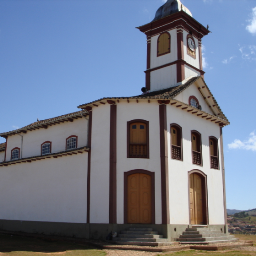
%> input picture trabalho-manipulacaoImagem/8d/serro.bmp, 256 x 256 px
$ octave filtro.m   (GNU Octave 9; MATLAB toolbox functions it lacks are replaced by stand-ins)
%> lines starting %> are read from the running program, lines starting %| are printed output that depends on the picture
### trabalho-manipulacaoImagem/8d/gaussian.m
function G = gaussian(n,s)
    m = floor(n/2);
    for h = -m:m
        for k = -m:m
            G(h+m+1,k+m+1) = exp(-((h)^2 + (k)^2)/(2*s^2));
        end
    end
    G = G/min(min(G));
    G = floor(G);
end


### trabalho-manipulacaoImagem/8d/filtrolinear.m
function IA = filtrolinear(C,A)
%Filtro depende da mascara para termos diferentes tipos de filtro.
%Passa Baixa: Filtram altas frequ阯cias (media)
%Passa Alta: Filtragem de baixas frequ阯cias (laplaciana)
%Passa-faixa - filtra a frequencia em uma determinada faixa.
    I = rgb2gray(C);
    [l,c] = size(I);
    n = size(A,1);
    m =floor(n/2);

    IA = zeros(l,c);
    I = double(I);
    for i = (m+1):(l-m)
        for j = (m+1):(c-m)
            for h = -m:m
                for k = -m:m
                    IA(i,j) = IA(i,j) + A(h+m+1,k+m+1)*I(i-h,j-k);
                end
            end
        end
    end
    if (sum(sum(A))>0)
        IA = IA/sum(sum(A));
    end
    IA = uint8(IA); %desconsidera o valores negativos.
    imshow([I IA]);
end

### trabalho-manipulacaoImagem/8d/freqfilter.m
function [F S] = freqfilter(A,minf, maxf)

    [l,c] = size(A);

    F = fft2(A); % tranformada de fourier de A
    F = fftshift(F);

    for i = 1:l
        for j= 1:c
            r = sqrt((l/2 - i)^2 + (c/2-j)^2);
            if ((r>minf) & (r<maxf))
                F(i,j) = 0; %elimina frequ阯cias
            end
        end
    end
    IF = ifft2(F); %tranforma inversa
    S = (log(abs(F) + 1)); % Mostra o espectro
    S = S/max(max(S))*255; %Mostra a trasnformada

    IF = abs(IF);
    %IF = fftshift(IF);

    imshow([A S IF]);

end

### trabalho-manipulacaoImagem/8d/filtro.m
clear all;
close all;

I = imread('serro.bmp');
%> I is the input picture: size 256x256x3 uint8; mean R, G, B 114.5, 123.1, 141.5

%filtro gaussiano
%A = [1 2 1; 2 4 2; 1 2 1];
A1 = gaussian(5,1);
figure
B1 = filtrolinear(I,A1);
%> in filtrolinear, `I = rgb2gray(C);`:
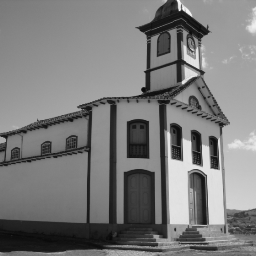
%> I: size 256x256 uint8; min 7, max 252, mean 122.6

%filtro laplaciano
%A2 = [1 1 1; 1 -8 1; 1 1 1];
A2 = [0 1 0; 1 -4 1; 0 1 0];
figure
B2 = filtrolinear(I,A2);
%> call 2 of filtrolinear, with A = [0 1 0; 1 -4 1; 0 1 0]
%> after the loop in filtrolinear (call 2), `for i = (m+1):(l-m)`:
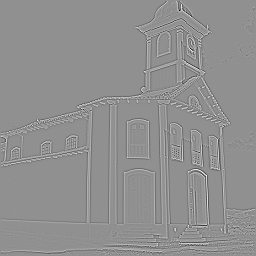
%> IA: size 256x256 double; min -406, max 310, mean 0; drawn with min black and max white
%> in filtrolinear (call 2), `IA = uint8(IA);`:
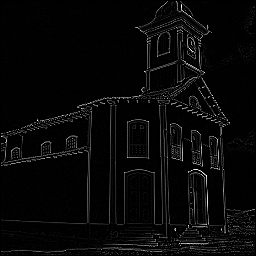
%> IA: size 256x256 uint8; min 0, max 255, mean 8.1
%> in filtrolinear (call 2), `imshow([I IA]);`:
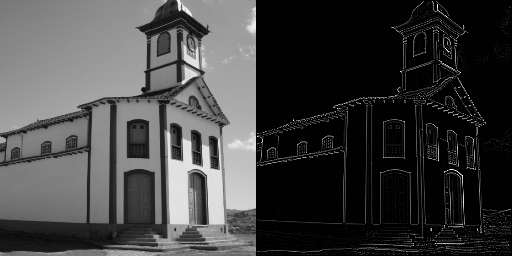
%> displayed picture: size 256x512, on the screen's scale of 0 to 255; min 0, max 255, mean 65.4

%filtro tranformada furrier
figure
[F S] = freqfilter(B2,0,0);
%> in freqfilter, `S = (log(abs(F) + 1));`:
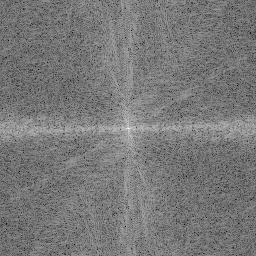
%> S: size 256x256 double; min 3.59, max 13.18, mean 8.14; drawn with min black and max white
%> in freqfilter, `S = S/max(max(S))*255;`:
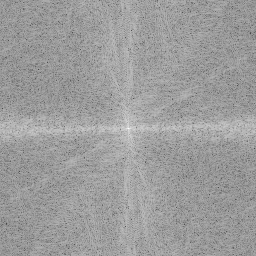
%> S: size 256x256 double; min 69.49, max 255, mean 157.4
%> in freqfilter, `imshow([A S IF]);`:
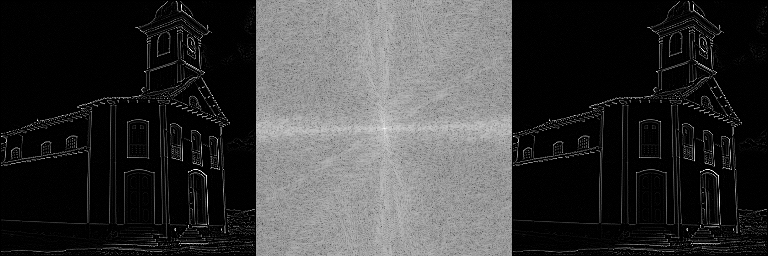
%> displayed picture: size 256x768, on the screen's scale of 0 to 255; min 0, max 255, mean 57.9
